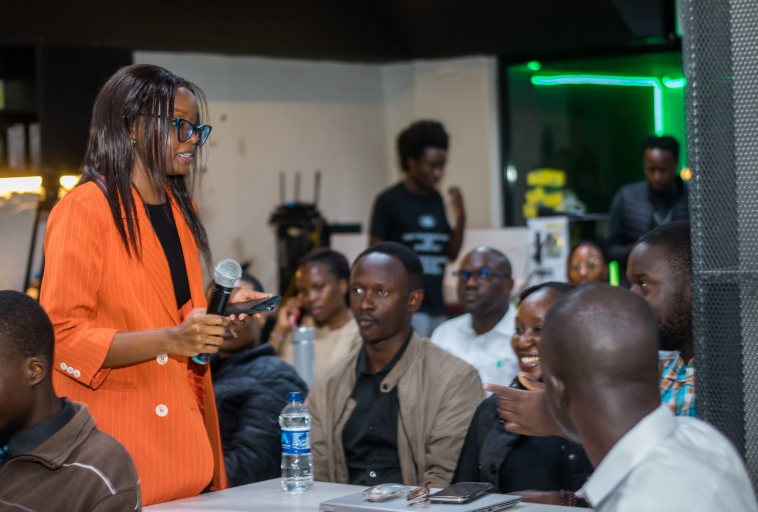
#> input picture imelda-upload-2d/source-photos/originals/crowd-orange.jpg, 1515 x 1024 px (shown at 1/2 size)
$ python -i prepare-photos.py   (imports and definitions only)
#> lines starting #> are read from the running program, lines starting #| are printed output that depends on the picture
"""Prepares every image the site uses. Originals stay in source-photos/; outputs go to src/assets/.

  python3 scripts/prepare-photos.py

- Photos (source-photos/originals/*.jpg): Imelda's own event photos, restored with Real-ESRGAN (scripts/esrgan.py:
  removes JPEG blocking and noise, doubles the resolution), true colour.
- Stage backgrounds (source-photos/stage/*.jpg): restored and enlarged the same way, then colour-graded onto the
  brand's plum-to-rose ramp so every background sits in the same rose-lit world.
The studio portraits are made by scripts/restore-studio.py + scripts/prepare-studio-photos.py."""
from pathlib import Path
from PIL import Image, ImageFilter, ImageOps
import numpy as np, cv2, sys
sys.path.insert(0, str(Path(__file__).resolve().parent))
from esrgan import restore
ROOT = Path(__file__).resolve().parent.parent
SRC, OUT = ROOT / 'source-photos', ROOT / 'src/assets'
# [1 line not run here, left out]

def sharpen(im, r=1.2, p=60): return im.filter(ImageFilter.UnsharpMask(radius=r, percent=p, threshold=2))
def fit_max(im, w=2400):
    if im.width > w: im = im.resize((w, round(im.height * w / im.width)), Image.LANCZOS)
    return im
def enlarge(im, s): return im.resize((round(im.width * s), round(im.height * s)), Image.LANCZOS)
def clean(im, h=4):
    arr = cv2.fastNlMeansDenoisingColored(cv2.cvtColor(np.array(im), cv2.COLOR_RGB2BGR), None, h, h, 7, 21)
    return Image.fromarray(cv2.cvtColor(arr, cv2.COLOR_BGR2RGB))

# 1. Photos. studio-guest.jpg and studio-mic.jpg stay in originals but are not used: they show the station's studio.
PHOTOS = ['portrait-green', 'speaking-orange', 'crowd-orange', 'room-orange', 'stage-trio', 'family-fest', 'timer-coat']
# [5 lines not run here, left out]

# 2. Stage backgrounds, graded onto one plum-to-rose ramp
ramp_pts = [(0, (14, 6, 24)), (70, (44, 14, 58)), (150, (150, 40, 110)), (205, (255, 120, 170)), (255, (255, 230, 240))]
lut = np.zeros((256, 3), np.float32)
# [10 lines not run here, left out]

>>> import cv2
>>> picture = cv2.cvtColor(cv2.imread('../source-photos/originals/crowd-orange.jpg'), cv2.COLOR_BGR2RGB)
>>> result = clean(picture)
#> in clean, `arr = cv2.fastNlMeansDenoisingColored(cv2.cvtColor(np.array(im), cv2.C..`:
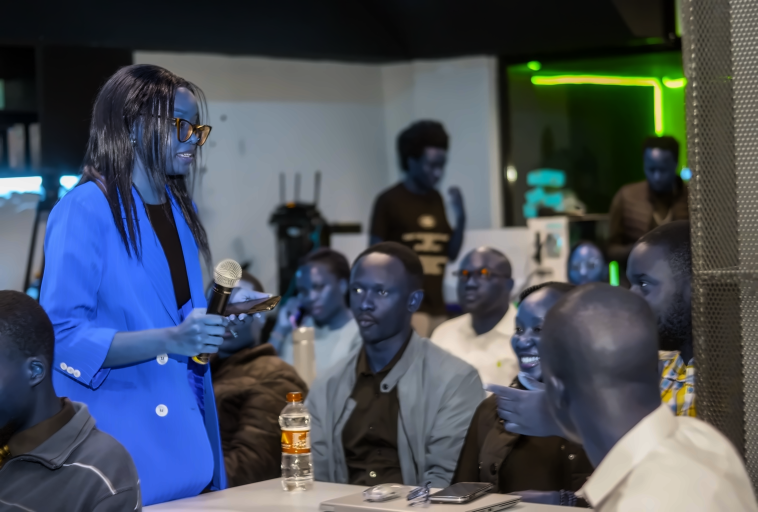
#> arr: shape (1024, 1515, 3) (shown at 1/2 size); mean R, G, B 72.9, 80.1, 91.4

$ run again, on imelda-upload-2d/source-photos/originals/speaking-orange.jpg
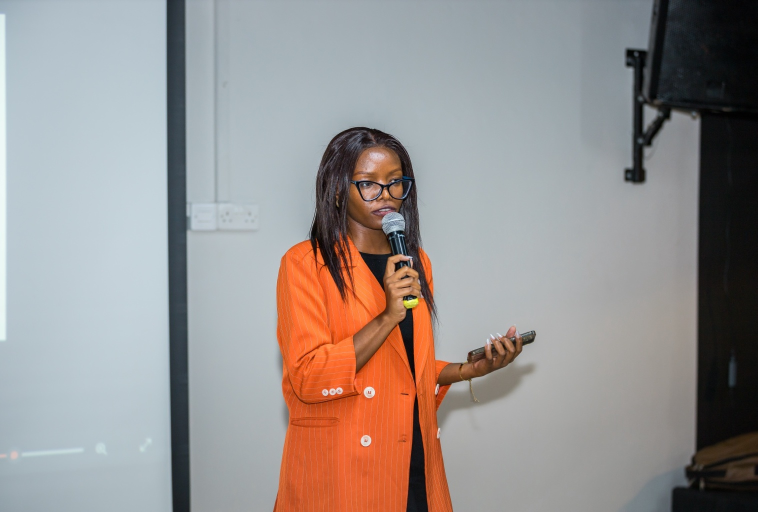
#> input picture imelda-upload-2d/source-photos/originals/speaking-orange.jpg, 1515 x 1024 px (shown at 1/2 size)
#> in clean, `arr = cv2.fastNlMeansDenoisingColored(cv2.cvtColor(np.array(im), cv2.C..`:
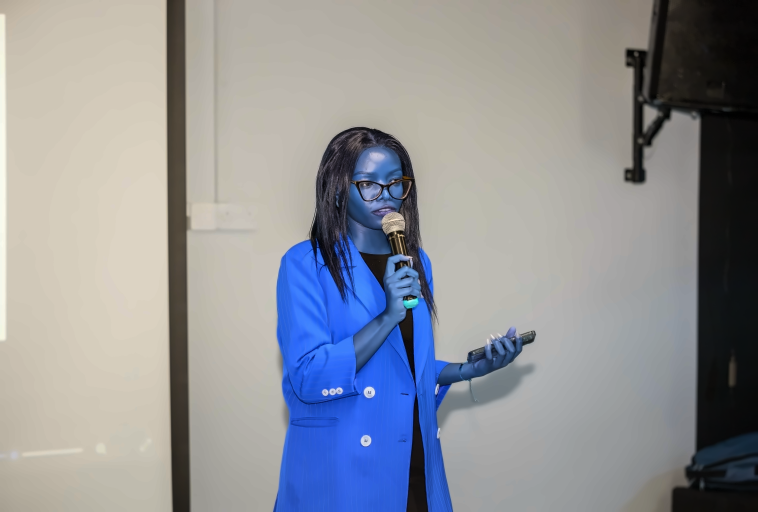
#> arr: shape (1024, 1515, 3) (shown at 1/2 size); mean R, G, B 144, 146.4, 152.1

$ run again, on imelda-upload-2d/source-photos/originals/stage-trio.jpg
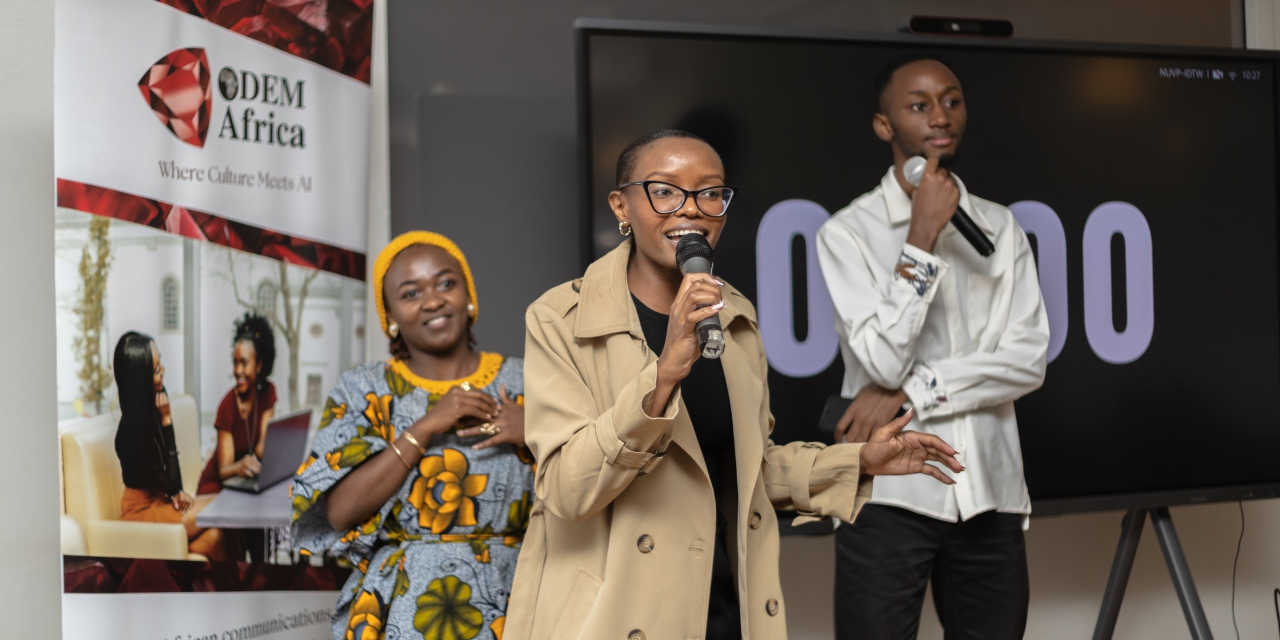
#> input picture imelda-upload-2d/source-photos/originals/stage-trio.jpg, 2560 x 1280 px (shown at 1/2 size)
#> in clean, `arr = cv2.fastNlMeansDenoisingColored(cv2.cvtColor(np.array(im), cv2.C..`:
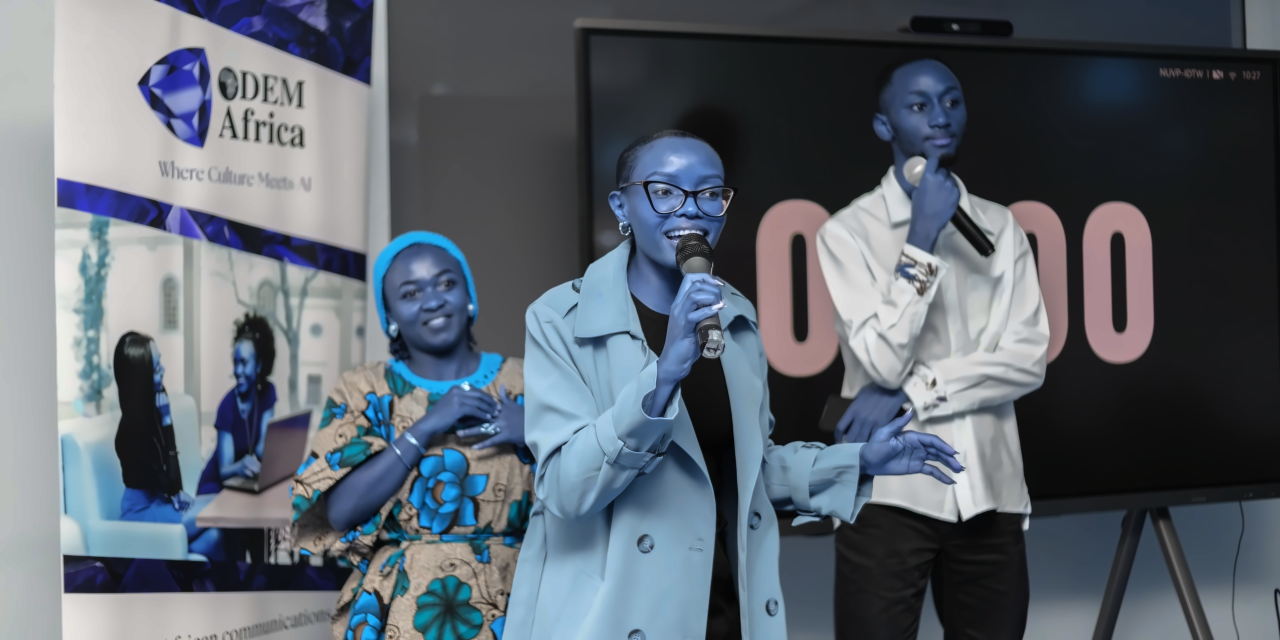
#> arr: shape (1280, 2560, 3) (shown at 1/2 size); mean R, G, B 92.3, 100.4, 110.2

$ run again, on imelda-upload-2d/source-photos/originals/studio-guest.jpg
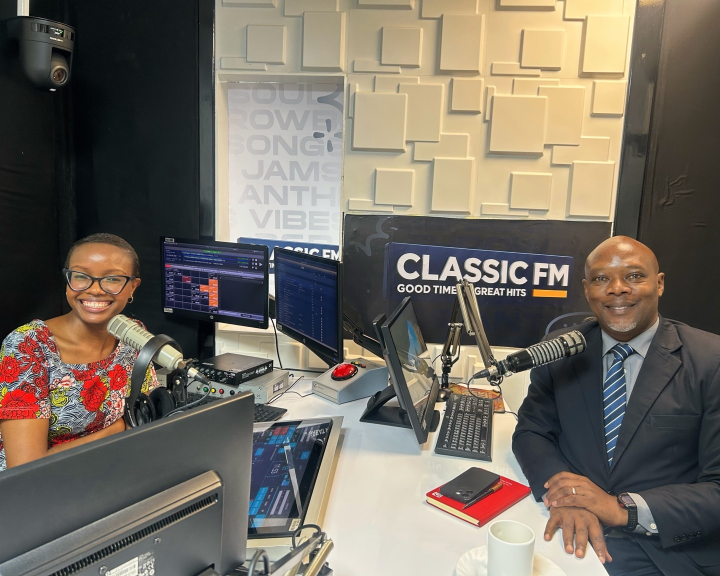
#> input picture imelda-upload-2d/source-photos/originals/studio-guest.jpg, 1440 x 1152 px (shown at 1/2 size)
#> in clean, `arr = cv2.fastNlMeansDenoisingColored(cv2.cvtColor(np.array(im), cv2.C..`:
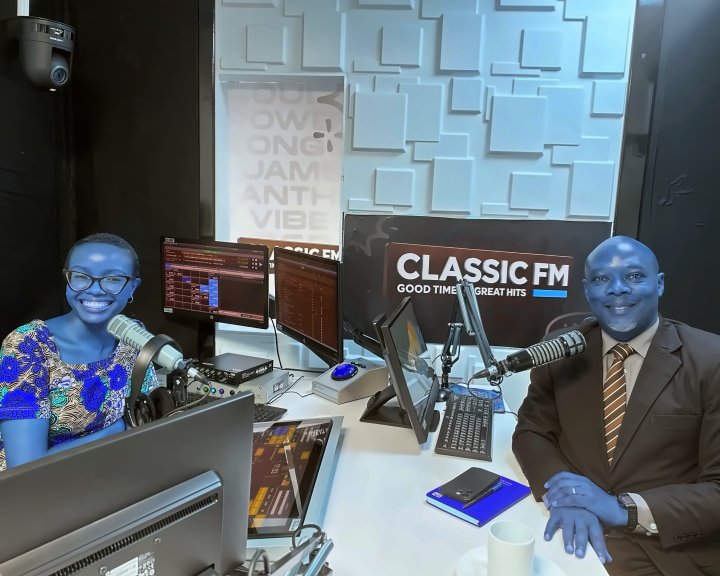
#> arr: shape (1152, 1440, 3) (shown at 1/2 size); mean R, G, B 98.5, 109.1, 116.6
